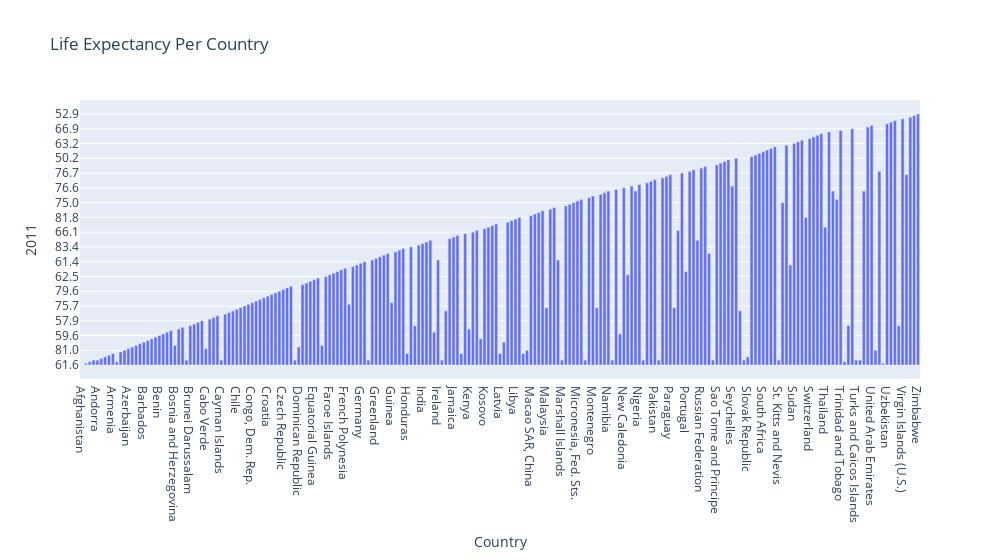

The code cell stored with this chart in its notebook:
### Code cell
another = px.bar(df_london, x='Country', y='2011', title="Life Expectancy Per Country",
            hover_data = ['Country','2011'], width=1000)
another.show()

### Figure 1 — Plotly figure (JSON) as saved in the notebook; plotly's stock layout.template omitted (floating-point values rounded to 4 significant figures; data arrays with more than 128 entries replaced by an {"elided": "..."} marker saying what was removed)
{"data": [{"alignmentgroup": "True", "hovertemplate": "Country=%{x}<br>2011=%{y}<extra></extra>", "legendgroup": "", "marker": {"color": "#636efa"}, "name": "", "offsetgroup": "", "orientation": "v", "showlegend": false, "textposition": "auto", "type": "bar", "x": {"elided": "218 str values"}, "xaxis": "x", "y": {"elided": "218 str values"}, "yaxis": "y"}], "layout": {"barmode": "relative", "legend": {"tracegroupgap": 0}, "title": {"text": "Life Expectancy Per Country"}, "width": 1000, "xaxis": {"anchor": "y", "domain": [0, 1], "title": {"text": "Country"}}, "yaxis": {"anchor": "x", "domain": [0, 1], "title": {"text": "2011"}}}}
